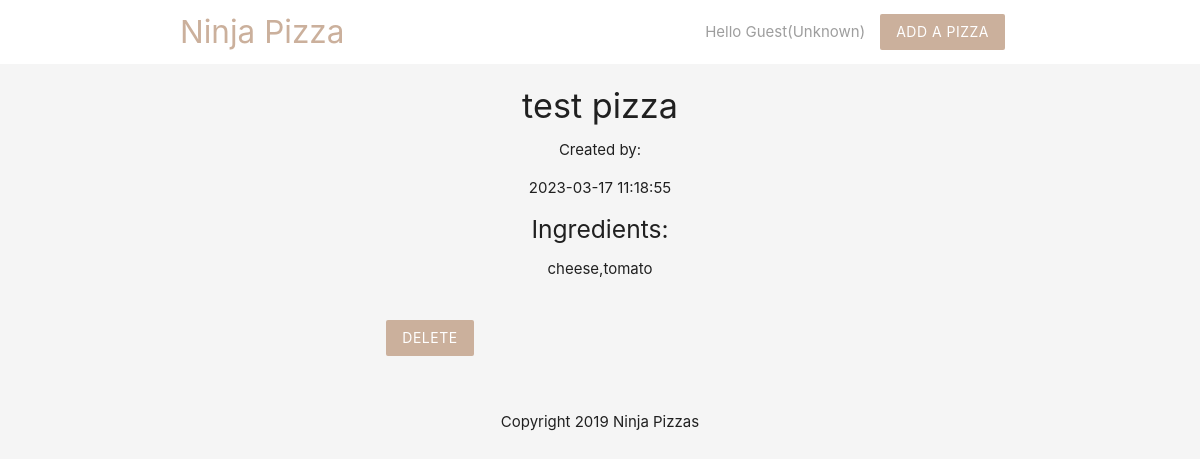
Page /details.php?id=6 on the committed database.
### tables this page shows
CREATE TABLE `pizzas` (
  `id` int(11) NOT NULL,
  `title` varchar(255) NOT NULL,
  `ingredients` varchar(255) NOT NULL,
  `email` varchar(255) NOT NULL,
  `created_at` timestamp NOT NULL DEFAULT current_timestamp()
);

### details.php (the view, shortened to what this page needs)
<?php
	include('confiq/db_connect.php');
	if(isset($_GET['id'])){
		$id = mysqli_real_escape_string($conn,$_GET['id']);
		$sql = "SELECT * FROM pizzas WHERE id = $id";
		$result = mysqli_query($conn,$sql);
		$pizza = mysqli_fetch_assoc($result);
	}
 ?>
 <!DOCTYPE html>
 <html>
<?php include('templates/header.php'); ?>
<div class="container center grey-txt">
	<?php if($pizza): ?>
		<h4><?php echo htmlspecialchars($pizza['title']); ?></h4>
		<p>Created by: <?php htmlspecialchars($pizza['email']); ?></p>
		<p><?php echo date($pizza['created_at']); ?></p>
		<h5>Ingredients: </h5>
		<p><?php echo htmlspecialchars($pizza['ingredients']); ?></p>
		<form action="details.php" method="POST">
			<input type="submit" name="delete" value="Delete" class="btn brand z-depth-0">
		</form>
	<?php else: ?>
		<h5>No such pizza exists</h5>
	<?php endif; ?>
</div>
<?php include('templates/footer.php'); ?>
 </html>

### templates/header.php (style rules this page uses)
.brand { background: #cbb09c !important; }
form { max-width: 460px ; margin: 20px; padding: 20px; }

### rows in the picture
pizzas: title "test pizza", created_at "2023-03-17 11:18:55", ingredients "cheese,tomato"

### other values in the picture
$name "Guest"
$gender "Unknown"
